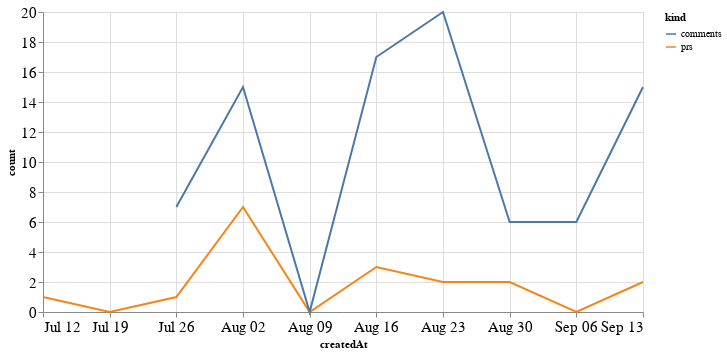

Notebook cell for this chart:
### Code cell
alt.Chart(total_time, width=600).mark_line().encode(
    x='createdAt',
    y='count',
    color='kind'
)

### Figure 1 — Vega-Lite specification as saved in the notebook (floating-point values rounded to 4 significant figures)
{"config": {"axisLeft": {"labelFontSize": 15}, "axisBottom": {"labelFontSize": 15}}, "data": {"name": "data-c6eff457f0cf0e03e2e753623e79d6e1"}, "mark": "line", "encoding": {"color": {"type": "nominal", "field": "kind"}, "x": {"type": "temporal", "field": "createdAt"}, "y": {"type": "quantitative", "field": "count"}}, "width": 600, "$schema": "https://vega.github.io/schema/vega-lite/v4.8.1.json", "datasets": {"data-c6eff457f0cf0e03e2e753623e79d6e1": [{"createdAt": "2020-07-12T00:00:00", "kind": "prs", "count": 1.0}, {"createdAt": "2020-07-19T00:00:00", "kind": "prs", "count": 0.0}, {"createdAt": "2020-07-26T00:00:00", "kind": "prs", "count": 1.0}, {"createdAt": "2020-08-02T00:00:00", "kind": "prs", "count": 7.0}, {"createdAt": "2020-08-09T00:00:00", "kind": "prs", "count": 0.0}, {"createdAt": "2020-08-16T00:00:00", "kind": "prs", "count": 3.0}, {"createdAt": "2020-08-23T00:00:00", "kind": "prs", "count": 2.0}, {"createdAt": "2020-08-30T00:00:00", "kind": "prs", "count": 2.0}, {"createdAt": "2020-09-06T00:00:00", "kind": "prs", "count": 0.0}, {"createdAt": "2020-09-13T00:00:00", "kind": "prs", "count": 2.0}, {"createdAt": "2020-07-12T00:00:00", "kind": "comments", "count": null}, {"createdAt": "2020-07-19T00:00:00", "kind": "comments", "count": null}, {"createdAt": "2020-07-26T00:00:00", "kind": "comments", "count": 7.0}, {"createdAt": "2020-08-02T00:00:00", "kind": "comments", "count": 15.0}, {"createdAt": "2020-08-09T00:00:00", "kind": "comments", "count": 0.0}, {"createdAt": "2020-08-16T00:00:00", "kind": "comments", "count": 17.0}, {"createdAt": "2020-08-23T00:00:00", "kind": "comments", "count": 20.0}, {"createdAt": "2020-08-30T00:00:00", "kind": "comments", "count": 6.0}, {"createdAt": "2020-09-06T00:00:00", "kind": "comments", "count": 6.0}, {"createdAt": "2020-09-13T00:00:00", "kind": "comments", "count": 15.0}]}}
